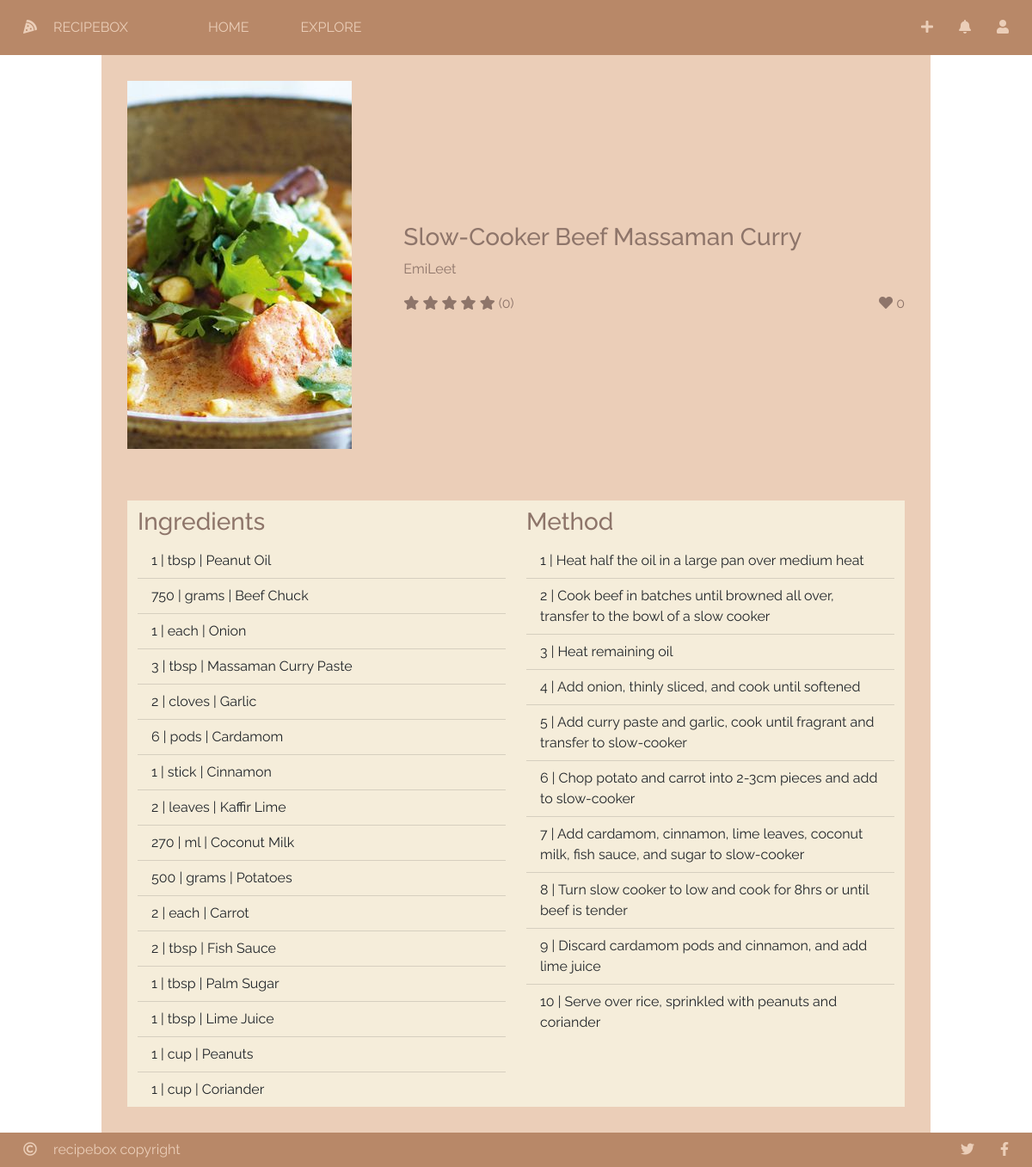
The app's page /recipe/8/ (signed in) with its own data.
### recipebox/models/recipes.py (models this page shows, shortened)
class Recipe(db.Model):
    __tablename__ = "recipe"
    id = db.Column(db.Integer, primary_key=True)
    name = db.Column(db.String(30), nullable=False)
    picture = db.Column(db.String(150), nullable=False)
    cook_time = db.Column(db.Integer, nullable=False)
    date_created = db.Column(db.DateTime, nullable=False)
    ingredients = db.relationship('RecipeIngredient', backref="recipe_object", lazy=True)
    procedures = db.relationship('RecipeProcedure', backref="recipe_object", lazy=True)
    user_id = db.Column(db.Integer, db.ForeignKey('user.id'), nullable=False)
    likes = db.relationship('Like', backref="recipe_object", lazy=True)
    ratings = db.relationship('Rating', backref="recipe_object", lazy=True)
    tags = db.relationship('Tag', secondary=tags, lazy='subquery', backref=db.backref('recipes', lazy=True))
    def rating_score(self):
        score = 0
        count = 0
        for rating in self.ratings:
            count += 1
            score += rating.score
        if count > 0:
            score /= count
            round(score)
        return score
    def liked_by(self, user=current_user):
        for like in self.likes:
            if like.user_id == user.id:
                return True
        return False

class RecipeIngredient(db.Model):
    __tablename__ = "recipe_ingredient"
    id = db.Column(db.Integer, primary_key=True)
    recipe_id = db.Column(db.Integer, db.ForeignKey('recipe.id'), nullable=False)
    ingredient_id = db.Column(db.Integer, db.ForeignKey('ingredient.id'), nullable=False)
    quantity = db.Column(db.Integer, nullable=False)
    unit = db.Column(db.String(30), nullable=False)

class Ingredient(db.Model):
    __tablename__ = "ingredient"
    id = db.Column(db.Integer, primary_key=True)
    name = db.Column(db.String(30), nullable=False)
    picture = db.Column(db.String(150), nullable=False)
    recipes = db.relationship('RecipeIngredient', backref="ingredient_object", lazy=True)

class RecipeProcedure(db.Model):
    __tablename__ = "recipe_procedure"
    id = db.Column(db.Integer, primary_key=True)
    recipe_id = db.Column(db.Integer, db.ForeignKey('recipe.id'), nullable=False)
    recipe_step = db.Column(db.Integer, nullable=False)
    procedure = db.Column(db.String(100), nullable=False)

### recipebox/models/auth.py (models this page shows, shortened)
class User(UserMixin, db.Model):
    __tablename__ =  "user"
    id = db.Column(db.Integer, primary_key=True)
    email = db.Column(db.String(255), unique=True, nullable=False)
    username = db.Column(db.String(255), nullable=False)
    password = db.Column(db.String(255), nullable=False)
    registered_on = db.Column(db.DateTime, nullable=False)
    admin = db.Column(db.Boolean, nullable=False, default=False)
    recipes = db.relationship('Recipe', backref="user_object", lazy=True)
    likes = db.relationship('Like', backref="user_object", lazy=True)
    ratings = db.relationship('Rating', backref="user_object", lazy=True)
    bio = db.Column(db.String(1024), nullable=True)

### recipebox/recipes/recipes.py (the view)
@recipe_bp.route('/recipe/<id>/')
def recipe_view(id):
    selected_recipe = Recipe.query.get(id)
    if selected_recipe is None:
        return render_template('404_notfound.html')
    else:
        return render_template('view.html', recipe=selected_recipe)

### recipebox/recipes/templates/view.html (shortened to what this page needs)
{% extends "base.html" %}
{% block head %}
	{{ super() }}
	<link rel="stylesheet" type="text/css" href="{{ url_for('static', filename='css/recipes/view.css') }}"/>
{% endblock %}
{% block content %}
	<div id="view-container" class="container">
		<div id="recipe-info" class="row">
			<div class="col-4">
				<div class="img-box">
					<img src="{{ url_for('static', filename='res/recipes/' + recipe.picture) }}"></div>
			</div>
			<div class="col vertical-center">
				<h3>{{ recipe.name }}</h3>
				<a href="{{ url_for('auth_bp.profile_user', user_id=recipe.user_object.id) }}"><p class="subtitle">{{ recipe.user_object.username }}</p></a>
				<div class="inline">
					<div id="star-score">
						{% for i in range(5) %}
							<i class="fas fa-star {{ 'selected' if i < recipe.rating_score() }}" data-score="{{ i }}"></i>
						{% endfor %}
						<p>({{ recipe.ratings|length }})</p>
					</div>
					<div id="like-button">
						<a href="#" class="like-button-request"><i class="fas fa-heart {{ 'selected' if recipe.liked_by() }} "></i></a>
						<p class="like-button-label">{{ recipe.likes|length }}</p>
					</div>
				</div>
			</div>
		</div>
		<div id="recipe-procedure" class="row">
			<div id="ingredient-list" class="col-6">
				<h3>Ingredients</h3>
				<ul class="list-group list-group-flush">
					{% for ingredient in recipe.ingredients %}
						<li class="list-group-item">
							{{ ingredient.quantity }} | {{ ingredient.unit }} | {{ ingredient.ingredient_object.name }}
						</li>
					{% endfor %}
				</ul>
			</div>
			<div id="method-list" class="col-6">
				<h3>Method</h3>
				<ul class="list-group list-group-flush">
					{% for procedure in recipe.procedures %}
						<li class="list-group-item">
							{{ procedure.recipe_step }} | {{ procedure.procedure }}
						</li>
					{% endfor %}
				</ul>
			</div>
		</div>
	</div>
{% endblock %}

### recipebox/static/css/recipebox.css (style rules this page uses)
html { min-height: 100%; }
body { background: url("../res/background.png") no-repeat center center fixed; background-size: cover; color: #f5edda; height: 100%; font-family: "Raleway", sans-serif; }
a { text-decoration: none; color: #ebceb8; }
.vertical-center { margin-top: auto; margin-bottom: auto; }
.img-box { display: flex; justify-content: center; align-items: center; overflow: hidden; }
.img-box > img { min-width: 100%; min-height: 100%; flex-shrink: 0; }

### recipebox/static/css/recipes/view.css (style rules this page uses)
#view-container { padding: 0px 100px; color: #8e756a; }
h3 { margin: 8px 0px; }
.subtitle, #like-button i { color: #8e756a; }
#recipe-info, #recipe-procedure, #comments { background-color: #ebceb8; }
#recipe-info > div, #recipe-procedure { padding: 30px; }
#recipe-info .inline, #recipe-info .inline * { display: inline; }
#like-button { float: right; }
#ingredient-list *, #ingredient-list, #method-list *, #method-list { background-color: #f5edda; }

### records on screen
Recipe: picture (picture), name "Slow-Cooker Beef Massaman Curry"
User: user_object.username "EmiLeet"
RecipeIngredient: quantity "1", unit "tbsp", ingredient_object.name "Peanut Oil"
RecipeIngredient: quantity "750", unit "grams", ingredient_object.name "Beef Chuck"
RecipeIngredient: quantity "1", unit "each", ingredient_object.name "Onion"
RecipeIngredient: quantity "3", unit "tbsp", ingredient_object.name "Massaman Curry Paste"
RecipeIngredient: quantity "2", unit "cloves", ingredient_object.name "Garlic"
RecipeIngredient: quantity "6", unit "pods", ingredient_object.name "Cardamom"
RecipeIngredient: quantity "1", unit "stick", ingredient_object.name "Cinnamon"
RecipeIngredient: quantity "2", unit "leaves", ingredient_object.name "Kaffir Lime"
RecipeIngredient: quantity "270", unit "ml", ingredient_object.name "Coconut Milk"
RecipeIngredient: quantity "500", unit "grams", ingredient_object.name "Potatoes"
RecipeIngredient: quantity "2", unit "each", ingredient_object.name "Carrot"
RecipeIngredient: quantity "2", unit "tbsp", ingredient_object.name "Fish Sauce"
RecipeIngredient: quantity "1", unit "tbsp", ingredient_object.name "Palm Sugar"
RecipeIngredient: quantity "1", unit "tbsp", ingredient_object.name "Lime Juice"
RecipeIngredient: quantity "1", unit "cup", ingredient_object.name "Peanuts"
RecipeIngredient: quantity "1", unit "cup", ingredient_object.name "Coriander"
RecipeProcedure: recipe_step "1", procedure "Heat half the oil in a large pan over medium heat"
RecipeProcedure: recipe_step "2", procedure "Cook beef in batches until browned all over, transfer to the bowl of a slow cooker"
RecipeProcedure: recipe_step "3", procedure "Heat remaining oil"
RecipeProcedure: recipe_step "4", procedure "Add onion, thinly sliced, and cook until softened"
RecipeProcedure: recipe_step "5", procedure "Add curry paste and garlic, cook until fragrant and transfer to slow-cooker"
RecipeProcedure: recipe_step "6", procedure "Chop potato and carrot into 2-3cm pieces and add to slow-cooker"
RecipeProcedure: recipe_step "7", procedure "Add cardamom, cinnamon, lime leaves, coconut milk, fish sauce, and sugar to slow-cooker"
RecipeProcedure: recipe_step "8", procedure "Turn slow cooker to low and cook for 8hrs or until beef is tender"
RecipeProcedure: recipe_step "9", procedure "Discard cardamom pods and cinnamon, and add lime juice"
RecipeProcedure: recipe_step "10", procedure "Serve over rice, sprinkled with peanuts and coriander"

### other values on screen
{{ recipe.ratings|length }} "0"
{{ recipe.likes|length }} "0"
